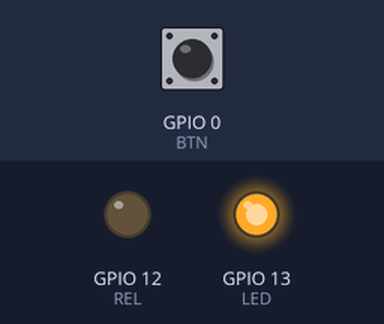
Bench run of a sketch on a simulated ESP8266 (NodeMCU). Parts: output pins drawn as LEDs (lit = HIGH). Inputs (shaded band) come from the test bench; at power-on: GPIO 0 (BTN) HIGH. WiFi joins after 1.5 s; servers stay silent unless stated; no MQTT or app messages arrive unless stated.

Above: at 2.7 s.
2.8 s: GPIO 0 (BTN) pulled LOW for 0.15 s
At 3.8 s:
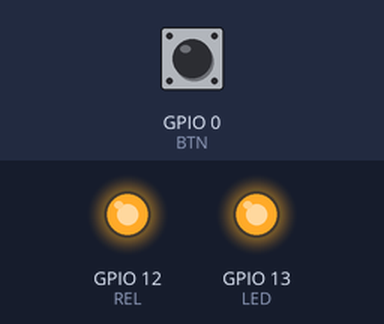
4.4 s: GPIO 0 (BTN) pulled LOW for 1 s
At 5.3 s:
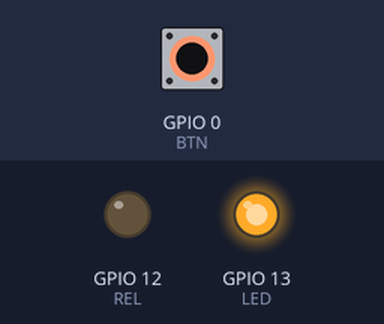
6.9 s: GPIO 0 (BTN) pulled LOW for 3.2 s
At 8.1 s:
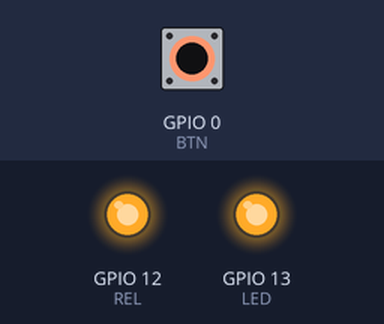
Timing chart, 0 to 10.4 s (numbered marks = the images above; inputs shaded):
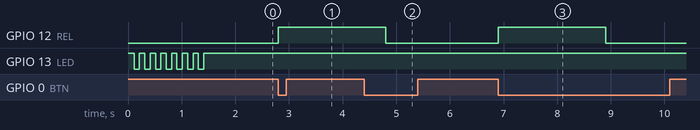

Measured:
- after the input at 2.8 s, GPIO 12 (REL): LOW → HIGH at once
- after the input at 4.4 s, GPIO 12 (REL): HIGH → LOW after 0.40 s
- after the input at 6.9 s, GPIO 12 (REL): LOW → HIGH at once, → LOW 2.0 s later

The sketch:

main.ino
```cpp
#include <ESP8266WiFi.h>
#include <PubSubClient.h>

const char* ssid = "...";
const char* password = "..";
const char* mqtt_server = "..."; //Сервер MQTT

IPAddress ip(192,168,1,54); //IP модуля
IPAddress gateway(192,168,1,1); // шлюз
IPAddress subnet(255,255,255,0); // маска

WiFiClient espClient;
PubSubClient client(espClient);

#define ID_CONNECT "cupboard"
#define LED     13
#define REL     12
#define BTN     0

long previousMillis = 0;

void setup_wifi() {
  delay(10);
  WiFi.mode(WIFI_STA);
  WiFi.begin(ssid, password);
  WiFi.config(ip, gateway, subnet);
  while (WiFi.status() != WL_CONNECTED) {
    delay(100);
    digitalWrite(LED, !digitalRead(LED));
  }
  digitalWrite(LED, LOW);
}

void reconnect() {
  digitalWrite(LED, !digitalRead(LED));
  while (!client.connected()) {
    if (client.connect(ID_CONNECT)) {
      client.publish("myhome/Cupboard/connection", "true");
      client.publish("myhome/Cupboard/relay", "false");
      client.subscribe("myhome/Cupboard/#");
      digitalWrite(LED, HIGH);
    } else {
      delay(5000);
    }
  }
}

void callback(char* topic, byte* payload, unsigned int length) {
  payload[length] = '\0';
  String strTopic = String(topic);
  String strPayload = String((char*)payload);
  ///////////
  if (strTopic == "myhome/Cupboard/relay"){
    if (strPayload == "true"){
        digitalWrite(REL, HIGH);
    } else if(strPayload == "false"){
        digitalWrite(REL, LOW);
    }
    client.publish("myhome/Cupboard/relay", IntToBool(digitalRead(REL)));
  }
}

void setup() {
  pinMode(LED, OUTPUT);
  pinMode(REL, OUTPUT);
  pinMode(BTN, INPUT);
  digitalWrite(LED, HIGH);
  Serial.begin(19200);
  setup_wifi();
  client.setServer(mqtt_server, 1883);
  client.setCallback(callback);
}
char* IntToBool (int r) {
    if (r > 0){
      return "true";
    } else{
      return "false";
    }
}

void loop() {
  if (!client.connected()){
    reconnect();
  }
  client.loop();
  if(digitalRead(BTN)== LOW && (millis() - previousMillis > 2000)){
    previousMillis = millis();
    digitalWrite(REL, !digitalRead(REL));
    client.publish("myhome/Cupboard/relay", IntToBool(digitalRead(REL)));
  }
}
```
